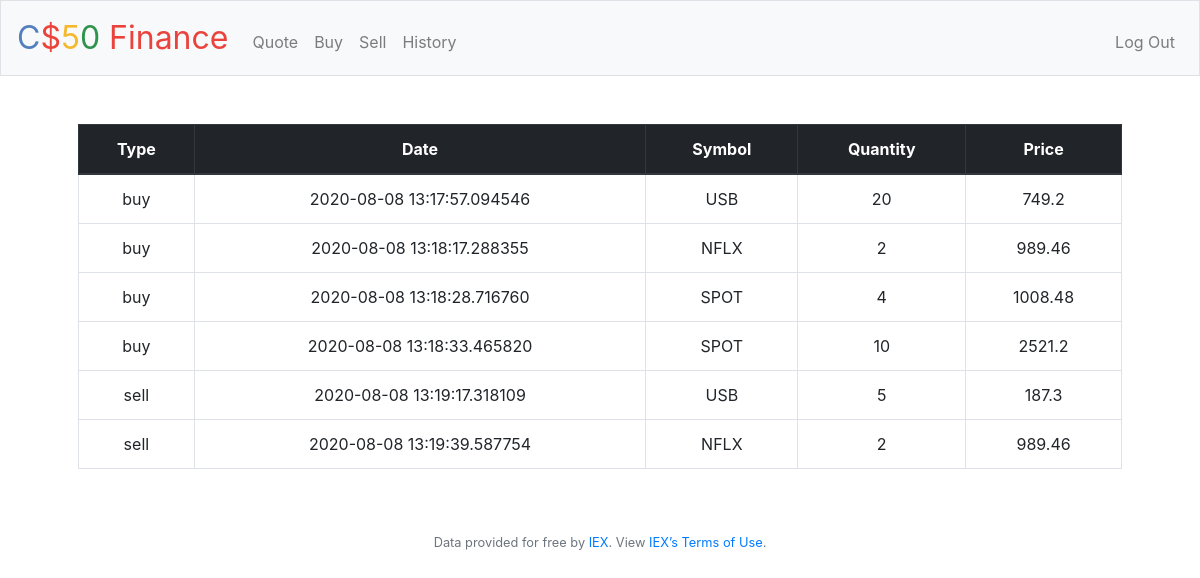
The page /history (signed in) on the database its author committed.
### tables this page shows
CREATE TABLE "transactions" (
	"id"	INTEGER NOT NULL PRIMARY KEY AUTOINCREMENT,
	"u_id"	INTEGER NOT NULL,
	"transaction_date"	TEXT NOT NULL,
	"price_whole"	NUMERIC NOT NULL,
	"symbol"	TEXT NOT NULL,
	"quantity"	INTEGER NOT NULL,
	"type"	TEXT NOT NULL,
	FOREIGN KEY("u_id") REFERENCES "users"("id") ON DELETE CASCADE
);

### pset8/finance/application.py (the view)
@app.route("/history")
@login_required
def history():
    transaction_rows = db.execute("SELECT transaction_date, price_whole, symbol, quantity, type FROM transactions WHERE u_id = :u_id ORDER BY transaction_date",\
            u_id=session['user_id'])
    return render_template("history.html", transaction_rows=transaction_rows)

### pset8/finance/application.py (called while the page is built)
@app.after_request
def after_request(response):
    response.headers["Cache-Control"] = "no-cache, no-store, must-revalidate"
    response.headers["Expires"] = 0
    response.headers["Pragma"] = "no-cache"
    return response

### pset8/finance/helpers.py (called while the page is built)
def login_required(f):
    @wraps(f)
    def decorated_function(*args, **kwargs):
        if session.get("user_id") is None:
            return redirect("/login")
        return f(*args, **kwargs)
    return decorated_function

### pset8/finance/templates/history.html (shortened to what this page needs)
{% extends "layout.html" %}
{% block main %}
    <table class="table table-hover table-bordered">
        <thead class="thead-dark">
            <tr>
                <th>Type</th>
                <th>Date</th>
                <th>Symbol</th>
                <th>Quantity</th>
                <th>Price</th>
            </tr>
        </thead>
        <tbody>
            {% for row in transaction_rows %}
            <tr>
                <td>{{ row['type'] }}</td>
                <td>{{ row['transaction_date'] }}</td>
                <td>{{ row['symbol'] }}</td>
                <td>{{ row['quantity'] }}</td>
                <td>{{ row['price_whole'] }}</td>
            </tr>
            {% endfor %}
        </tbody>
    </table>
{% endblock  %}

### rows shown on the page
transactions: type "buy", transaction_date "2020-08-08 13:17:57.094546", symbol "USB", quantity "20", price_whole "749.2"
transactions: type "buy", transaction_date "2020-08-08 13:18:17.288355", symbol "NFLX", quantity "2", price_whole "989.46"
transactions: type "buy", transaction_date "2020-08-08 13:18:28.716760", symbol "SPOT", quantity "4", price_whole "1008.48"
transactions: type "buy", transaction_date "2020-08-08 13:18:33.465820", symbol "SPOT", quantity "10", price_whole "2521.2"
transactions: type "sell", transaction_date "2020-08-08 13:19:17.318109", symbol "USB", quantity "5", price_whole "187.3"
transactions: type "sell", transaction_date "2020-08-08 13:19:39.587754", symbol "NFLX", quantity "2", price_whole "989.46"
